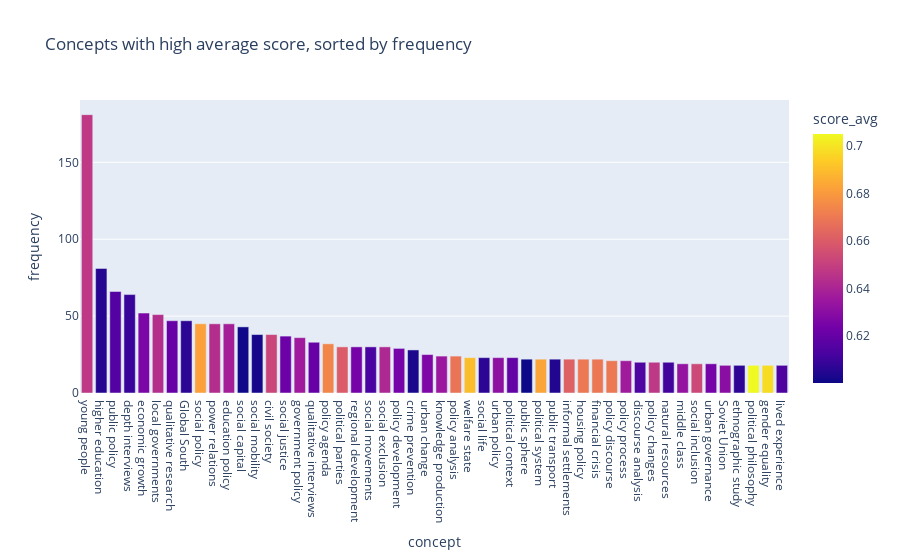

The notebook cell saved with this chart:
### Markdown cell above
### 4.1 [Method 1] prefiltering by `score_avg` and sorting by `frequency`

IE by doing so we aim at extracting concepts that are both frequent and tend to be very relevant (within their documents).

### Code cell
temp = concepts_unique.query("score_avg > 0.6").sort_values("frequency", ascending=False)

px.bar(temp[:50],
       title="Concepts with high average score, sorted by frequency",
       x="concept", y="frequency", 
       color="score_avg")

### Figure 1 — Plotly figure (JSON) as saved in the notebook; plotly's stock layout.template omitted (floating-point values rounded to 4 significant figures)
{"data": [{"alignmentgroup": "True", "hovertemplate": "concept=%{x}<br>frequency=%{y}<br>score_avg=%{marker.color}<extra></extra>", "legendgroup": "", "marker": {"color": [0.647, 0.6052, 0.6157, 0.609, 0.6262, 0.6437, 0.6206, 0.6066, 0.6819, 0.6432, 0.6378, 0.6006, 0.6021, 0.6517, 0.6218, 0.636, 0.6206, 0.6741, 0.6601, 0.6243, 0.6128, 0.6412, 0.6243, 0.6027, 0.6268, 0.6348, 0.6684, 0.6898, 0.6065, 0.6313, 0.6195, 0.6001, 0.6832, 0.6046, 0.6618, 0.6697, 0.6694, 0.6695, 0.6366, 0.6141, 0.6473, 0.611, 0.6327, 0.6531, 0.6242, 0.6304, 0.6067, 0.705, 0.6979, 0.6139], "coloraxis": "coloraxis"}, "name": "", "offsetgroup": "", "orientation": "v", "showlegend": false, "textposition": "auto", "type": "bar", "x": ["young people", "higher education", "public policy", "depth interviews", "economic growth", "local governments", "qualitative research", "Global South", "social policy", "power relations", "education policy", "social capital", "social mobility", "civil society", "social justice", "government policy", "qualitative interviews", "policy agenda", "political parties", "regional development", "social movements", "social exclusion", "policy development", "crime prevention", "urban change", "knowledge production", "policy analysis", "welfare state", "social life", "urban policy", "political context", "public sphere", "political system", "public transport", "informal settlements", "housing policy", "financial crisis", "policy discourse", "policy process", "discourse analysis", "policy changes", "natural resources", "middle class", "social inclusion", "urban governance", "Soviet Union", "ethnographic study", "political philosophy", "gender equality", "lived experience"], "xaxis": "x", "y": [181, 81, 66, 64, 52, 51, 47, 47, 45, 45, 45, 43, 38, 38, 37, 36, 33, 32, 30, 30, 30, 30, 29, 28, 25, 24, 24, 23, 23, 23, 23, 22, 22, 22, 22, 22, 22, 21, 21, 20, 20, 20, 19, 19, 19, 18, 18, 18, 18, 18], "yaxis": "y"}], "layout": {"autosize": true, "barmode": "relative", "coloraxis": {"colorbar": {"title": {"text": "score_avg"}}, "colorscale": [[0, "#0d0887"], [0.1111, "#46039f"], [0.2222, "#7201a8"], [0.3333, "#9c179e"], [0.4444, "#bd3786"], [0.5556, "#d8576b"], [0.6667, "#ed7953"], [0.7778, "#fb9f3a"], [0.8889, "#fdca26"], [1, "#f0f921"]]}, "legend": {"tracegroupgap": 0}, "title": {"text": "Concepts with high average score, sorted by frequency"}, "xaxis": {"anchor": "y", "autorange": true, "domain": [0, 1], "range": [-0.5, 49.5], "title": {"text": "concept"}, "type": "category"}, "yaxis": {"anchor": "x", "autorange": true, "domain": [0, 1], "range": [0, 190.5], "title": {"text": "frequency"}, "type": "linear"}}}
